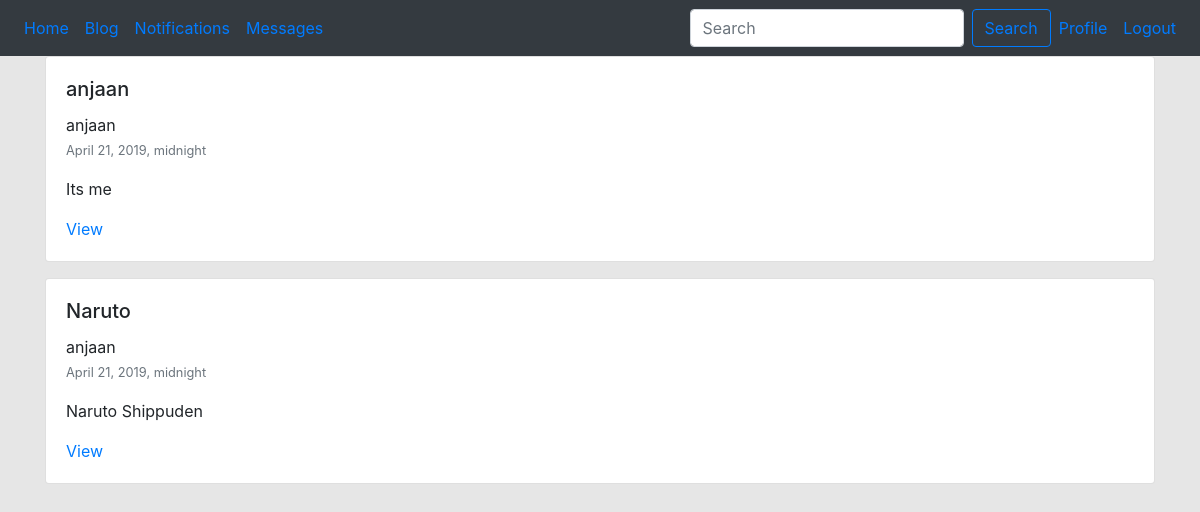
Page /blog/ (signed in) on the committed database.
### blog/models.py (models this page shows, shortened)
class BlogPost(models.Model):
    user = models.ForeignKey(User, default =1, null=True, on_delete=models.SET_NULL )
    image = models.ImageField(upload_to='image/',null=True, blank = True)
    title   = models.CharField(max_length = 120)
    slug    = models.SlugField(unique = True)
    content = models.TextField(null=True, blank=True)
    publish_date = models.DateTimeField(auto_now=False, auto_now_add=False, null=True, blank=True)
    timestamp = models.DateTimeField(auto_now_add=True)
    updated = models.DateTimeField(auto_now=True)
    objects = BlogPostManager()
    class Meta:
        ordering=['-publish_date','-updated','-timestamp']
    def get_absolute_url(self):
        return f"/blog/{self.slug}"

### users/models.py (models this page shows)
class CustomUser(AbstractUser):
    def __str__(self):
        return self.email

### blog/views.py (the view)
# urls.py: path('',blog_post_list_view),
def blog_post_list_view(request):
    qs = BlogPost.objects.all().published()
    if request.user.is_authenticated:
        my_qs = BlogPost.objects.filter(user = request.user)
        qs = (qs | my_qs).distinct()
    template_name = 'blog/list.html'
    context = {'object_list': qs}
    return render(request, template_name, context)

### blog/models.py (called while the page is built)
    def published(self):
        now=timezone.now()
        return self.filter(publish_date__lte=now)

    def get_queryset(self):
        return BlogPostQuerySet(self.model, using=self._db)

### blog/templates/blog/list.html (shortened to what this page needs)
{% extends "base.html" %}
{% block content %}
<div class="row">
  {%for object in object_list %}
    {% include 'blog/list-inline.html' with blog_post=object truncate=True detail=False %}
  {% endfor %}
</div>
{% endblock %}

### blog/templates/blog/list-inline.html (shortened to what this page needs)
<div class="col-12 col-md-12  mb-3 ml-auto">
  <div class="card {% if not blog_post.publish_date %} border border-warning {% endif %} ">
    <div class="card-body">
      <h5 class="card-title"> {{ blog_post.title }}</h5>
      <p class="card-text">
        {{ blog_post.user.username }}
        <br>
        <small class="text-muted">{{ blog_post.publish_date }}</small>
        {%if truncate %}
          {{ blog_post.content | linebreaks | truncatewords:30 }}
        {% else %}
            {{ blog_post.content | linebreaks }}
        {% endif %}
      </p>
      {% if not detail %}
        <a href="{{ blog_post.get_absolute_url }}">View</a>
      {% endif %}
    </div>
  </div>
</div>

### rows in the picture
BlogPost: title "anjaan", user.username "anjaan", publish_date "April 21, 2019, midnight", content "Its me"
BlogPost: title "Naruto", user.username "anjaan", publish_date "April 21, 2019, midnight", content "Naruto Shippuden"
